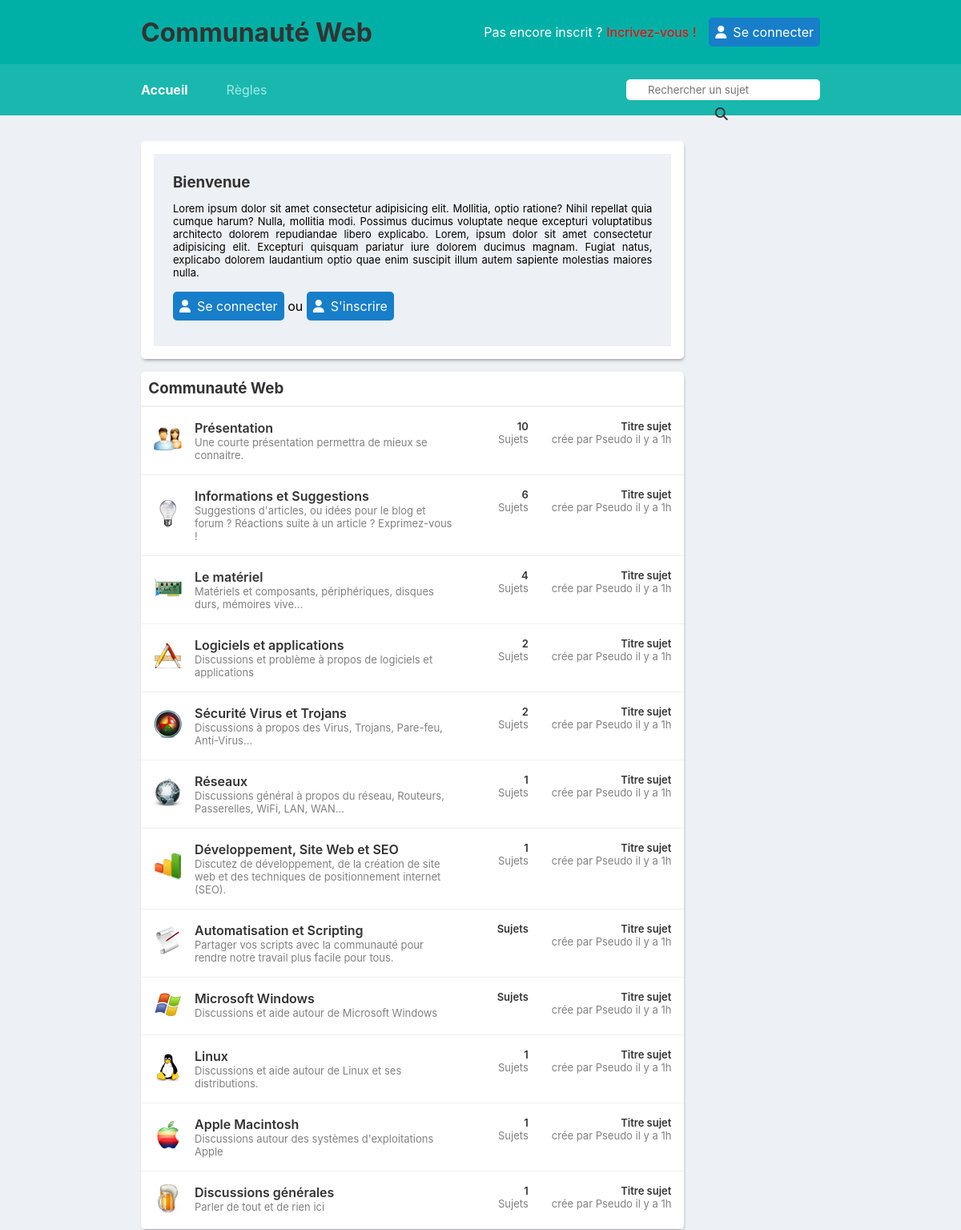
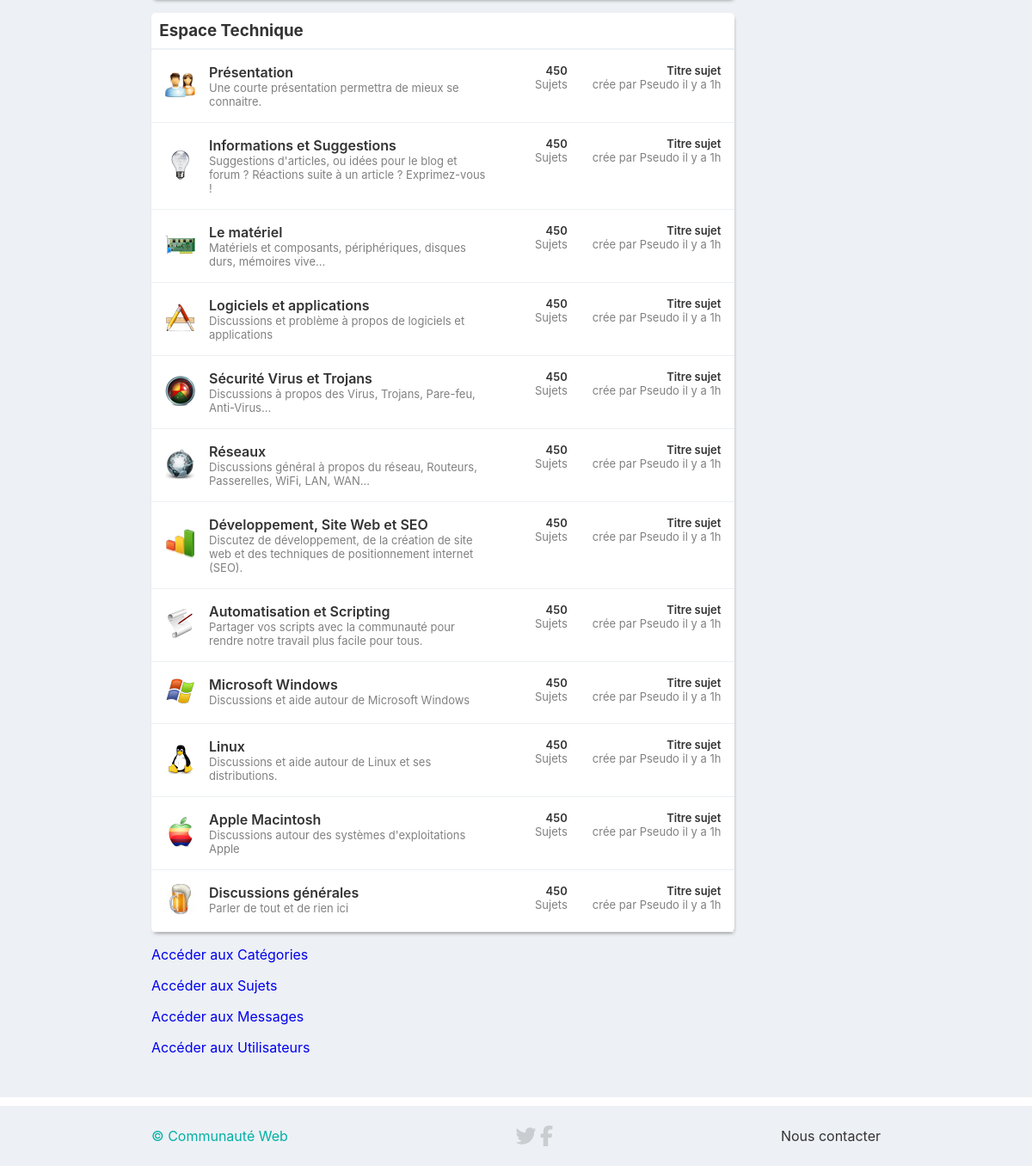
The page / on the database its author committed (2 pictures, top to bottom).
### tables this page shows
CREATE TABLE IF NOT EXISTS `categorie` (
  `id_categorie` int(11) NOT NULL AUTO_INCREMENT,
  `titre` varchar(255) DEFAULT NULL,
  `icon` varchar(255) DEFAULT NULL,
  `description` varchar(255) DEFAULT NULL,
  PRIMARY KEY (`id_categorie`)
);

### app/Router.php (called while the page is built, shortened)
<?php
    abstract class Router
    {
        public static function handleRequest($get){
            $method = "index";
            $ctrl = new $ctrlname();
            return $ctrl->$method();
        }
    }

### app/DAO.php (called while the page is built, shortened)
<?php
abstract class DAO
{
    public static function getConnection()
    {
        try {
            $pdo = new \PDO(
                'mysql:host=' . self::DB_HOST . ';dbname=' . self::DB_NAME . ';charset=' . self::DB_CHARSET,
                self::DB_USER,
                self::DB_PASS,
                [
                    \PDO::ATTR_ERRMODE => \PDO::ERRMODE_EXCEPTION,
                    \PDO::ATTR_DEFAULT_FETCH_MODE => \PDO::FETCH_ASSOC
                ]
            );
            return $pdo;
        } catch (\Exception $e) {
            echo $e->getMessage();
            die();
        }
    }
}

### controller/HomeController.php (called while the page is built, shortened)
<?php
class HomeController {
        public function index(){
            $manager = new CategorieManager();
            $cat = $manager->findAll();
            $manager2 = new CategorieManager();
            $nbSujetByCat = $manager2->nbSujetByCat();
            return [
                "view" => "forum/accueil.php",
                "data" => [
                    "categories" => $cat,
                    "nbSujetByCat" => $nbSujetByCat
                ],
                "titrePage" => "FORUM |"
            ];
        }
    }

### model/manager/CategorieManager.php (called while the page is built, shortened)
<?php
    class CategorieManager extends AbstractManager
    {
        private static $classname = "Model\Entity\Categorie";
        public function findAll(){
            $sql = "SELECT *
                    FROM categorie";
            return self::getResults(
                self::select($sql,
                    null,
                    true
                ),
                self::$classname
            );
        }
        public function nbSujetByCat(){
            $sql = "SELECT c.titre, COUNT(s.categorieId) AS nbSujet
            FROM categorie c, sujet s
            WHERE s.categorieId = c.id_categorie
            GROUP BY s.categorieId";
            return self::getResults(
                self::select(
                    $sql,
                    null,
                    true
                ),
                self::$classname
            );
        }
    }

### app/AbstractManager.php (called while the page is built, shortened)
<?php
    abstract class AbstractManager
    {
        private static $connection;
        protected static function connect(){
            self::$connection = DAO::getConnection();
        }
        protected static function getResults($rows, $class){
            $results = [];
            if($rows != null){
                foreach($rows as $row){
                    $results[] = new $class($row);
                }
            }
            return $results;
        }
        protected static function select($sql, $params = null, $multiple = true){
            $stmt = self::$connection->prepare($sql);
            $stmt->execute($params);
            if($multiple){
                return $stmt->fetchAll();
            }
            return $stmt->fetch();
        }
    }

### app/AbstractEntity.php (called while the page is built, shortened)
<?php
    abstract class AbstractEntity {
            protected function hydrate($data){
            foreach($data as $field => $value) {
                $fieldArray = explode("_", $field);
                $method = "set".ucfirst($fieldArray[0]);
            }
        }
    }

### model/entity/Categorie.php (called while the page is built, shortened)
<?php
class Categorie extends AbstractEntity{
    private $id;
    private $titre;
    private $icon;
    private $description;
    private $nbSujet;
    public function getTitre()
    {
        return $this->titre;
    }
    public function setTitre($titre)
    {
        $this->titre = $titre;
        return $this;
    }
    public function getId()
    {
        return $this->id;
    }
    public function setId($id)
    {
        $this->id = $id;
        return $this;
    }
    public function getIcon()
    {
        return $this->icon;
    }
    public function setIcon($icon)
    {
        $this->icon = $icon;
        return $this;
    }
    public function getDescription()
    {
        return $this->description;
    }
    public function setDescription($description)
    {
        $this->description = $description;
        return $this;
    }
    public function getNbSujet()
    {
        return $this->nbSujet;
    }
    public function setNbSujet($nbSujet)
    {
        $this->nbSujet = $nbSujet;
        return $this;
    }
}

### app/Session.php (called while the page is built, shortened)
<?php
    abstract class Session
    {
        public static function getUser(){
            return false;
        }
    }

### view/forum/accueil.php (the view, shortened to what this page needs)
<head>
    <link rel="stylesheet" href="public/css/accueil.css">
</head>
<div class="bienvenue">
    <div class="bienvenue-content">
        <h3>Bienvenue </h3>
        <p>Lorem ipsum dolor sit amet consectetur adipisicing elit. Mollitia, optio ratione? Nihil repellat quia cumque harum? Nulla, mollitia modi. Possimus ducimus voluptate neque excepturi voluptatibus architecto dolorem repudiandae libero explicabo.
            Lorem, ipsum dolor sit amet consectetur adipisicing elit. Excepturi quisquam pariatur iure dolorem ducimus magnam. Fugiat natus, explicabo dolorem laudantium optio quae enim suscipit illum autem sapiente molestias maiores nulla.
        </p>
        <div class="bienvenue-connect">
            <?php
            if (App\Session::getUser()) {
            ?>
            <?php
            } else {
            ?>
                <a class="btn btn-connect" href="?ctrl=security&method=connexion"> <i class="fas fa-user"></i>Se connecter</a> ou
                <a class="btn btn-connect" href="?ctrl=security&method=inscription"> <i class="fas fa-user"></i>S'inscrire</a>
            <?php
            }
            ?>
        </div>
    </div>
</div>
<section class="section-forum cw">
    <h3>Communauté Web</h3>
    <article class="categorie">
        <?php
        foreach ($data['categories'] as $cat) { ?>
            <div class="categ-content flex">
                <div class="categ-img">
                    <img src="<?= $cat->getIcon() ?>" alt="">
                </div>
                <div class="titre-desc">
                    <a href="?ctrl=sujet&method=listSujetByCat&id=<?= $cat->getId() ?>"><?= $cat->getTitre(); ?></a>
                    <p><?= $cat->getDescription() ?></p>
                </div>
                <div class="stat">
                    <?php foreach ($data['nbSujetByCat'] as $nbSujet) {
                        if ($nbSujet->getTitre() == $cat->getTitre()) { ?>
                            <p><?= $nbSujet->getNbSujet() ?></p>
                    <?php }
                    } ?>
                    <p>Sujets</p>
                </div>
                <div class="last-sujet">
                    <p>Titre sujet</p>
                    <p>crée par Pseudo il y a 1h</p>
                </div>
            </div>
        <?php } ?>
    </article>
</section>
<section class="section-forum cw">
    <h3>Espace Technique</h3>
    <article class="categorie">
        <?php
        foreach ($data['categories'] as $cat) { ?>
            <div class="categ-content flex">
                <div class="categ-img">
                    <img src="<?= $cat->getIcon() ?>" alt="">
                </div>
                <div class="titre-desc">
                    <a href="?ctrl=sujet&method=listSujetByCat&id=<?= $cat->getId() ?>"><?= $cat->getTitre(); ?></a>
                    <p><?= $cat->getDescription() ?></p>
                </div>
                <div class="stat">
                    <p>450</p>
                    <p>Sujets</p>
                </div>
                <div class="last-sujet">
                    <p>Titre sujet</p>
                    <p>crée par Pseudo il y a 1h</p>
                </div>
            </div>
        <?php } ?>
    </article>
</section>
<p><a href="?ctrl=forum&method=listCategorie">Accéder aux Catégories</a></p>
<p><a href="?ctrl=sujet&method=listSujet">Accéder aux Sujets</a></p>
<p><a href="?ctrl=forum&method=listMessage">Accéder aux Messages</a></p>
<p><a href="?ctrl=forum&method=listUtilisateur">Accéder aux Utilisateurs</a></p>

### index.php (shortened to what this page needs)
<?php
    $csrf_token = hash_hmac("sha256", "message_hache", Session::getKey());
    if(Router::CSRFProtection($csrf_token)){
        $result = Router::handleRequest($_GET);
    }
    else Router::redirectTo("security", "connexion");
    $result = Router::handleRequest($_GET);
    if(is_array($result) && array_key_exists('view', $result)){
        $data = isset($result['data']) ? $result['data'] : null;
        include VIEW_PATH.$result['view'];
    }
    else include VIEW_PATH."404.html";
    $page = ob_get_contents();
    include VIEW_PATH."template.php";

### view/template.php (shortened to what this page needs)
<!DOCTYPE html>
<html lang="fr">
<head>
    <link rel="stylesheet" href="public/css/style.css">
</head>
<body>
    <header class="flex padding">
        <a href="?ctrl=home&method=index">
            <h1>Communauté Web</h1>
        </a>
        <div class="connect-top flex">
        <?php
if(App\Session::getUser()){
                    ?>
                    <a class="btn btn-connect deconnexion" href="?ctrl=security&method=logout"> <i class="fas fa-user"></i>Déconnexion</a>
                    <?php
                }
                else{
                    ?>
                <p>Pas encore inscrit ? </p>
                <a href="?ctrl=security&method=inscription">Incrivez-vous !</a>
                <a class="btn btn-connect" href="?ctrl=security&method=connexion"> <i class="fas fa-user"></i>Se connecter</a>
                    <?php
                }
            ?>
        </div>
    </header>
    <div class="bottom-header flex padding">
        <nav class="flex">
            <?php
                if(App\Session::getUser()){?>
                    <a class="active" href="?ctrl=home&method=index">Accueil</a>
                    <a href="#">Règles</a>
                    <a href="#">Équipe</a>
                    <a href="?ctrl=utilisateur&method=afficherProfil&id=<?= $_SESSION['user']->getId() ?>">Mon profil</a><?php
                }
                else{
                    ?>
                    <a class="active" href="?ctrl=home&method=index">Accueil</a>
                    <a href="#">Règles</a>
                    <?php
                }
            ?>
        </nav>
     <form action="?ctrl=sujet&method=rechercherSujet" method="POST">
         <i class="fas fa-search"></i>
         <input type="search" name="q" value="" placeholder="Rechercher un sujet">
     </form>
    </div>
    <main class="padding">
        <div id="page">
            <?= $page ?>
        </div>
    </main>
    <footer class="padding flex">
        <a class="copyright" href="#">&copy; Communauté Web</a>
        <section class="social">
            <a href=""><i class="fab fa-twitter"></i></a>
            <a href=""><i class="fab fa-facebook-f"></i></a>
        </section>
        <a href="#">Nous contacter</a>
    </footer>
</body>
</html>

### public/css/style.css (style rules this page uses)
* { font-family: "Inter", -apple-system, BlinkMacSystemFont, "Segoe UI", Roboto, Helvetica, Arial, sans-serif, "Apple Color Emoji", "Segoe UI Emoji", "Segoe UI Symbol"; box-sizing: border-box; }
body { position: relative; width: 100%; height: 100vh; margin: 0; background: #EDF0F4; }
.flex { display: flex; }
.padding { padding: 2em 11em; }
a { text-decoration: none; }
h1, h2, h3,h4 { color: #333333; }
header { width: 100%; }
header { height: 5em; background: #00B0A6; justify-content: space-between; align-items: center; }
.connect-top { align-items: center; }
.connect-top p { margin: 0 0.3em 0 0; color: white; }
.connect-top a:nth-child(2) { color: red; }
.btn-connect { background: #177EC9; color: white; padding: 0.5em; border-radius: 5px; margin: 0 0 0 1em; }
.connect-top i { padding-right: 0.5em; }
.bottom-header { height: 4em; background: #1AB7AE; justify-content: space-between; align-items: center; }
.bottom-header a { color: #a1eae3; margin: 0 3em 0 0px; }
.active { color: white!important; font-weight: 700; }
.bottom-header nav { align-items: center; height: 100%; }
.bottom-header input { position: relative; width: 100%; height: 2em; border: none; border-radius: 5px; padding: 0 0 0 2em; }
.bottom-header i { position: absolute; left: 74.4%; top: 16.7%; color: #333333; z-index: 1; }
footer { height: 5em; border-top: 10px solid white; width: 100%; justify-content: space-between; align-items: center; }
footer a { text-decoration: none; color: #333333; }
.copyright { color: #00B0A6; }
.social i { color: #cacdd0; font-size: 1.5em; }

### public/css/accueil.css (style rules this page uses)
.bienvenue { width: 80%; background: white; padding: 1em; border-radius: 5px; box-shadow: 1px 3px 4px -2px #888888; }
.bienvenue-content { background: #EDF0F4; padding: 1.5em; text-align: justify; }
.bienvenue-content p { font-size: 13px; }
.bienvenue-content h3 { margin: 0; }
.bienvenue-content .btn-connect { margin: 0!important; }
.bienvenue-content i { padding-right: 0.5em; }
.bienvenue-connect { margin: 1.5em 0 1em 0; }
.section-forum { margin-top: 1em; width: 80%; background: white; border-radius: 5px; box-shadow: 1px 3px 4px -2px #888888; }
.section-forum h3 { margin: 0; padding: 0.5em; border-bottom: 2px solid #EDF0F4; }
.categ-content, .sujet-content { padding: 1em; border-bottom: 1px solid #EDF0F4; }
.categ-img, .sujet-img { margin: auto; padding: 0 1em 0 0; }
.categ-content a, .sujet-content a { font-weight: 600; color: #333333; }
.titre-desc, .titre-sujet { width: 55%; }
.stat { text-align: right; width: 15%; }
.last-sujet, .last-msg { text-align: right; width: 30%; }
.titre-desc p, .titre-sujet p, .stat p, .last-sujet p, .last-msg p { margin: 0; color: grey; font-size: small; }
.stat p:first-child, .last-sujet p:first-child, .last-msg p:first-child { color: #333333; font-weight: 600; }

### rows shown on the page
categorie: icon (picture), titre "Présentation", description "Une courte présentation permettra de mieux se connaitre.", NbSujet "10"
categorie: icon (picture), titre "Informations et Suggestions", description "Suggestions d'articles, ou idées pour le blog et forum ? Réactions suite à un article ? Exprimez-vous !", NbSujet "6"
categorie: icon (picture), titre "Le matériel", description "Matériels et composants, périphériques, disques durs, mémoires vive...", NbSujet "4"
categorie: icon (picture), titre "Logiciels et applications", description "Discussions et problème à propos de logiciels et applications", NbSujet "2"
categorie: icon (picture), titre "Sécurité Virus et Trojans", description "Discussions à propos des Virus, Trojans, Pare-feu, Anti-Virus...", NbSujet "2"
categorie: icon (picture), titre "Réseaux", description "Discussions général à propos du réseau, Routeurs, Passerelles, WiFi, LAN, WAN...", NbSujet "1"
categorie: icon (picture), titre "Développement, Site Web et SEO", description "Discutez de développement, de la création de site web et des techniques de positionnement internet (SEO).", NbSujet "1"
categorie: icon (picture), titre "Automatisation et Scripting", description "Partager vos scripts avec la communauté pour rendre notre travail plus facile pour tous."
categorie: icon (picture), titre "Microsoft Windows", description "Discussions et aide autour de Microsoft Windows"
categorie: icon (picture), titre "Linux", description "Discussions et aide autour de Linux et ses distributions.", NbSujet "1"
categorie: icon (picture), titre "Apple Macintosh", description "Discussions autour des systèmes d'exploitations Apple", NbSujet "1"
categorie: icon (picture), titre "Discussions générales", description "Parler de tout et de rien ici", NbSujet "1"
